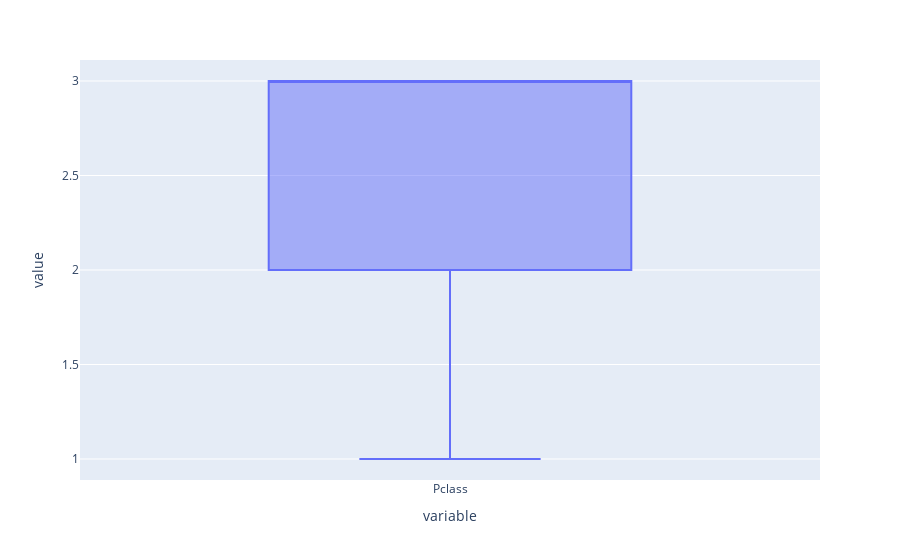
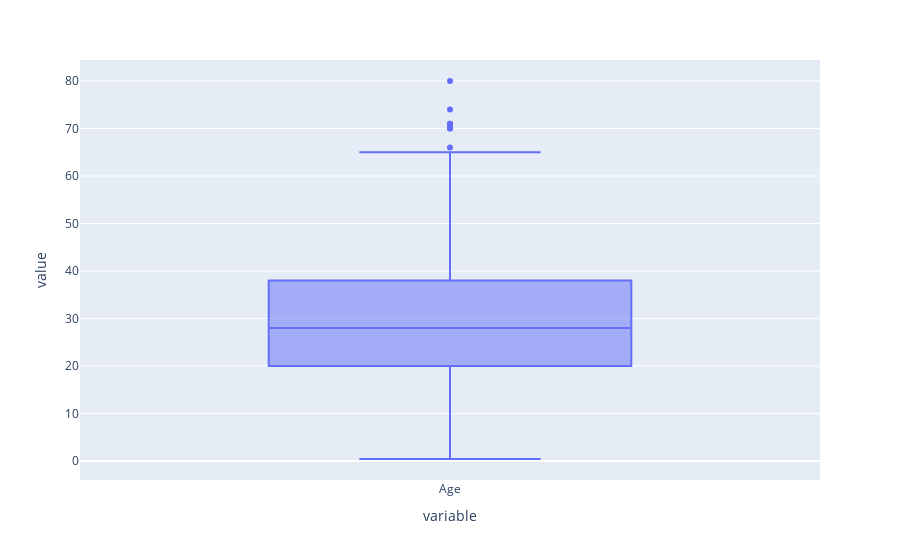
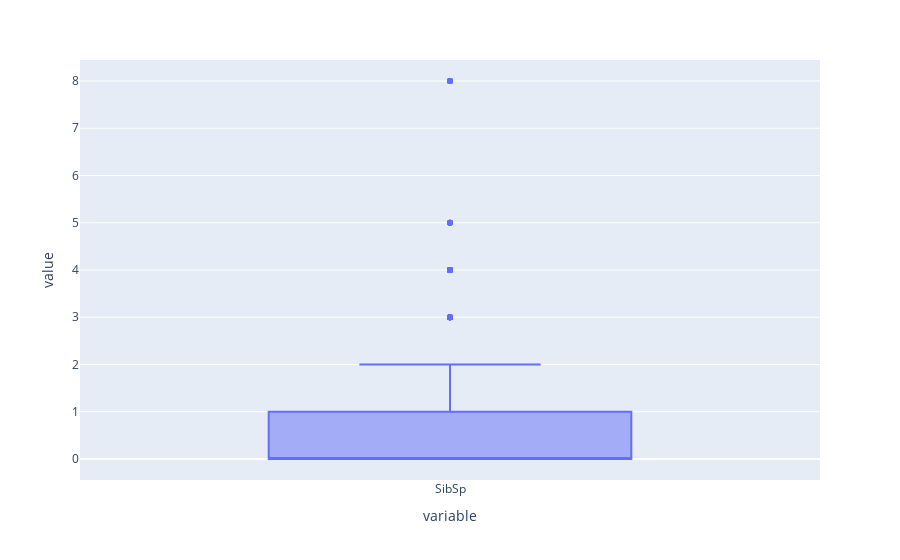
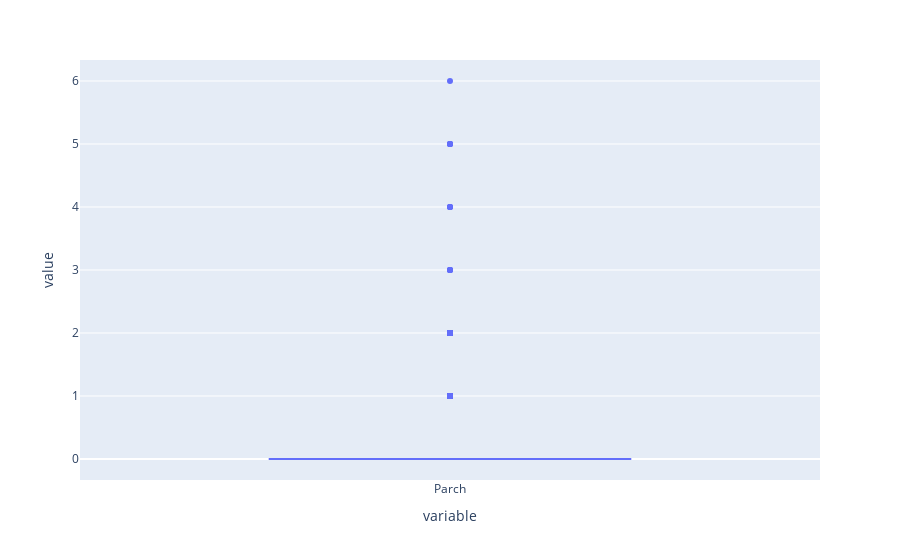

The cell these charts' notebook holds for them, in order:
### Code cell
variables = ['Pclass', 'Age', 'SibSp', 'Parch', 'Fare']
for v in variables:
    plt.figure(figsize=(5, 5))
    fig = px.box(df, y=[v])
    fig.show()

### Figure 1 — Plotly figure (JSON) as saved in the notebook; plotly's stock layout.template omitted (floating-point values rounded to 4 significant figures; data arrays with more than 128 entries replaced by an {"elided": "..."} marker saying what was removed)
{"data": [{"alignmentgroup": "True", "hovertemplate": "variable=%{x}<br>value=%{y}<extra></extra>", "legendgroup": "", "marker": {"color": "#636efa"}, "name": "", "notched": false, "offsetgroup": "", "orientation": "v", "showlegend": false, "type": "box", "x": {"elided": "891 str values"}, "x0": " ", "xaxis": "x", "y": {"elided": "891 int values"}, "y0": " ", "yaxis": "y"}], "layout": {"boxmode": "group", "legend": {"tracegroupgap": 0}, "margin": {"t": 60}, "xaxis": {"anchor": "y", "domain": [0, 1], "title": {"text": "variable"}}, "yaxis": {"anchor": "x", "domain": [0, 1], "title": {"text": "value"}}}}

### Figure 2 — Plotly figure (JSON) as saved in the notebook; plotly's stock layout.template omitted (floating-point values rounded to 4 significant figures; data arrays with more than 128 entries replaced by an {"elided": "..."} marker saying what was removed)
{"data": [{"alignmentgroup": "True", "hovertemplate": "variable=%{x}<br>value=%{y}<extra></extra>", "legendgroup": "", "marker": {"color": "#636efa"}, "name": "", "notched": false, "offsetgroup": "", "orientation": "v", "showlegend": false, "type": "box", "x": {"elided": "891 str values"}, "x0": " ", "xaxis": "x", "y": {"elided": "891 float values"}, "y0": " ", "yaxis": "y"}], "layout": {"boxmode": "group", "legend": {"tracegroupgap": 0}, "margin": {"t": 60}, "xaxis": {"anchor": "y", "domain": [0, 1], "title": {"text": "variable"}}, "yaxis": {"anchor": "x", "domain": [0, 1], "title": {"text": "value"}}}}

### Figure 3 — Plotly figure (JSON) as saved in the notebook; plotly's stock layout.template omitted (floating-point values rounded to 4 significant figures; data arrays with more than 128 entries replaced by an {"elided": "..."} marker saying what was removed)
{"data": [{"alignmentgroup": "True", "hovertemplate": "variable=%{x}<br>value=%{y}<extra></extra>", "legendgroup": "", "marker": {"color": "#636efa"}, "name": "", "notched": false, "offsetgroup": "", "orientation": "v", "showlegend": false, "type": "box", "x": {"elided": "891 str values"}, "x0": " ", "xaxis": "x", "y": {"elided": "891 int values"}, "y0": " ", "yaxis": "y"}], "layout": {"boxmode": "group", "legend": {"tracegroupgap": 0}, "margin": {"t": 60}, "xaxis": {"anchor": "y", "domain": [0, 1], "title": {"text": "variable"}}, "yaxis": {"anchor": "x", "domain": [0, 1], "title": {"text": "value"}}}}

### Figure 4 — Plotly figure (JSON) as saved in the notebook; plotly's stock layout.template omitted (floating-point values rounded to 4 significant figures; data arrays with more than 128 entries replaced by an {"elided": "..."} marker saying what was removed)
{"data": [{"alignmentgroup": "True", "hovertemplate": "variable=%{x}<br>value=%{y}<extra></extra>", "legendgroup": "", "marker": {"color": "#636efa"}, "name": "", "notched": false, "offsetgroup": "", "orientation": "v", "showlegend": false, "type": "box", "x": {"elided": "891 str values"}, "x0": " ", "xaxis": "x", "y": {"elided": "891 int values"}, "y0": " ", "yaxis": "y"}], "layout": {"boxmode": "group", "legend": {"tracegroupgap": 0}, "margin": {"t": 60}, "xaxis": {"anchor": "y", "domain": [0, 1], "title": {"text": "variable"}}, "yaxis": {"anchor": "x", "domain": [0, 1], "title": {"text": "value"}}}}
